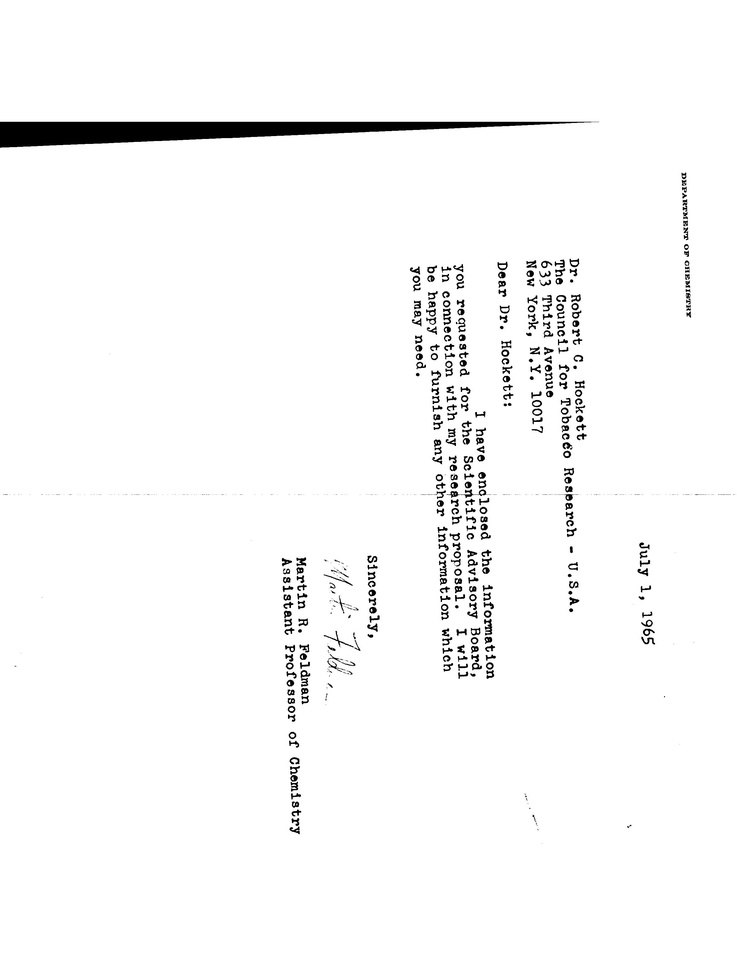
#> input picture notebooks/corrected.jpg, 737 x 958 px, shrunk from 2528 x 3288 before the run
$ python -i rotation_correction.py   (imports and definitions only)
#> lines starting #> are read from the running program, lines starting #| are printed output that depends on the picture; after the words box and inside, x2 and y2 are one past the last pixel; in counts of white or black regions, pixels touching at a corner belong together
#> further down, picture is the input picture: shape (958, 737, 3); min 0, max 255, mean 248.3
import cv2
import numpy as np

def get_skew_angle_via_hough(image):
    gray = cv2.cvtColor(image, cv2.COLOR_BGR2GRAY)
    blur = cv2.GaussianBlur(gray, (9, 9), 0)
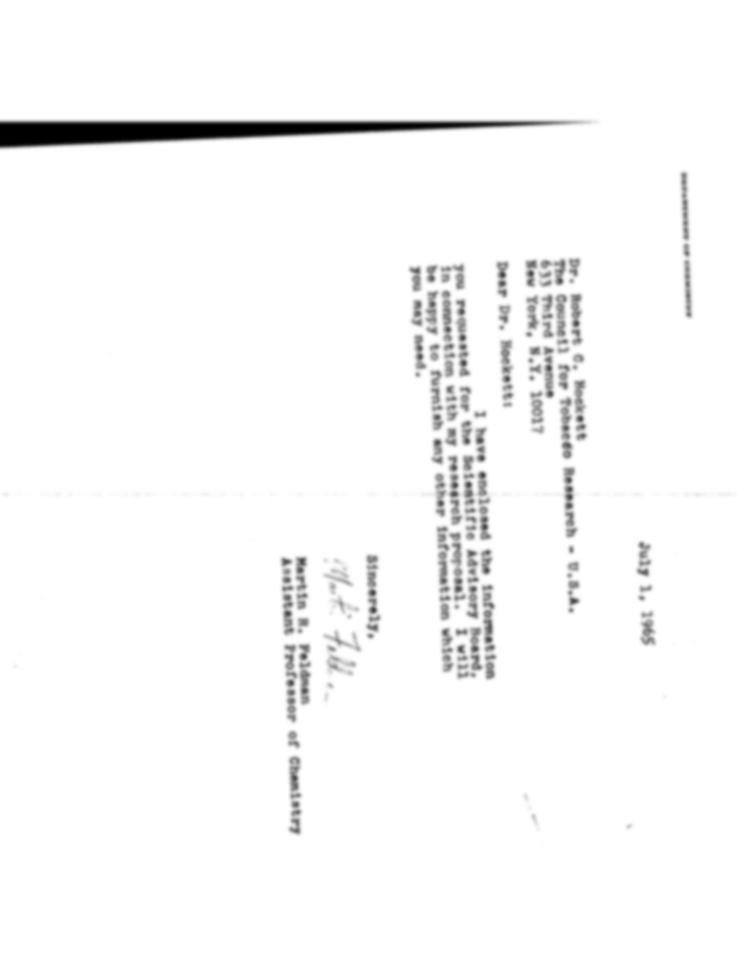
#> blur: shape (958, 737); min 0, max 255, mean 248.3
    edges = cv2.Canny(blur, 50, 150, apertureSize=3)
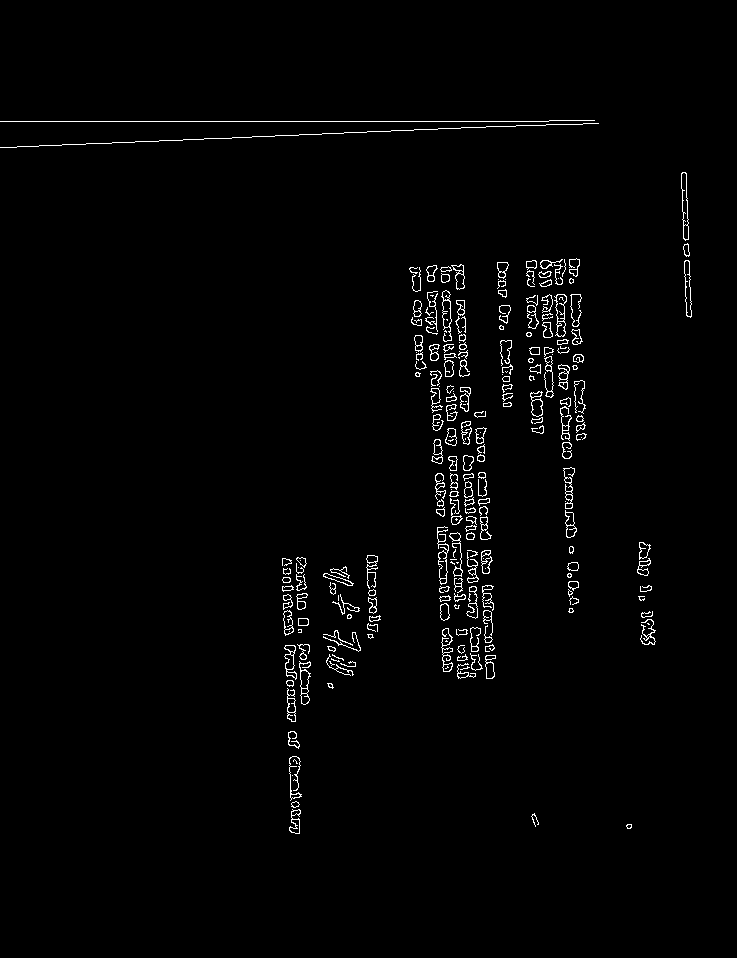
#> edges: shape (958, 737); 1.6% white in thin lines or dots, all inside (x1, y1, x2, y2) = (0, 120, 692, 834)

    lines = cv2.HoughLines(edges, 1, np.pi / 180, 200)
#> lines = [[121, 1.57]]
    if lines is None:
        return 0.0

    angles = []
    for rho, theta in lines[:, 0]:
        angle = (theta * 180 / np.pi) - 90
        if -45 < angle < 45:  # filter out vertical lines
            angles.append(angle)
#> this loop made 1 pass
#> (rho, theta, angle) on pass 1: (121, 1.57, 2.5e-06)
#> after the loop, angles = [2.5e-06]

    return np.median(angles) if angles else 0.0

def deskew_image(image, angle):
    (h, w) = image.shape[:2]
    center = (w // 2, h // 2)
    M = cv2.getRotationMatrix2D(center, angle, 1.0)
    return cv2.warpAffine(image, M, (w, h),
                          flags=cv2.INTER_CUBIC, borderMode=cv2.BORDER_REPLICATE)

def auto_deskew(image):
    angle = get_skew_angle_via_hough(image)
#> angle = 2.5e-06
    if abs(angle) > 1:  # Only deskew if angle is significant
        print(f"Deskewing by {angle:.2f} degrees")
        return deskew_image(image, angle)
    else:
        print("Image is already properly aligned.")
        return image

>>> import cv2
>>> picture = cv2.imread('../notebooks/corrected.jpg')
>>> result = auto_deskew(picture)
